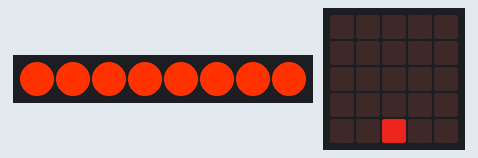
The program below on a simulated BBC micro:bit running MicroPython. On the bench: 8 RGB LEDs in strip order, left to right, the board's 5×5 LED display. Dim RGB values are drawn brighter than linear.

Above: at 5.04 s.
At 10.5 s:
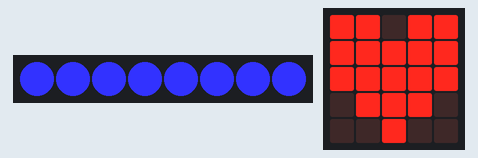
At 12.0 s:
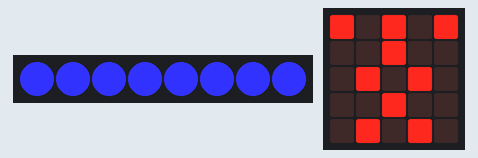
At 14.0 s:
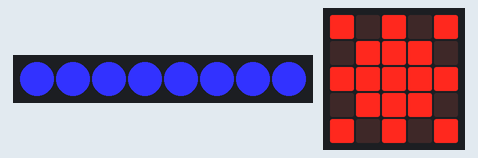
At 27.0 s:
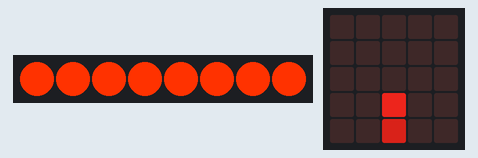
At 36.1 s:
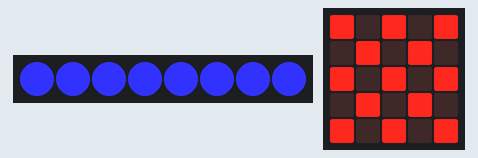
Timing chart, 0 to 38.5 s (numbered marks = the images above):
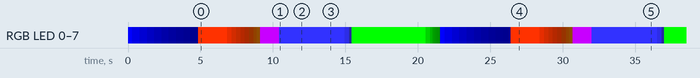

The program:

Part2.py
```python
from microbit import display, Image, sleep, pin0
import neopixel

np = neopixel.NeoPixel(pin0, 8)

def fade(time):
    for x in range(0, 5):
        for y in range(0, 5):
            b = display.get_pixel(x, y)
            if b > 0:
                display.set_pixel(x, y, b-1)
            sleep(time)

def turn_on(colour):
    for pixel in range(0, len(np)):
        np[pixel] = (colour[0], colour[1], colour[2])
    np.show()

def convert(integer):
    new = int(integer-3*(integer//10))
    integer = 0 if new < 5 else new
    return integer

def fade_np(colour):
    return (convert(colour[0]), convert(colour[1]), convert(colour[2]))

adrian =    [Image("00900:09090:09990:90909:90909"),
             Image("90909:09990:90909:00900:09090"),
             Image("90909:09990:99999:09990:90909")]
harris =    [Image("00000:00000:00000:00000:00700"),
             Image("00000:00000:00000:00700:00500"),
             Image("00000:00000:00900:00500:00300"),
             Image("00000:08880:08780:08880:00000"),
             Image("80808:07770:87678:07770:80808")]
maya =      [Image("97531:70000:50000:30000:10000"),
             Image("00000:0753:07000:05000:03000"),
             Image("00000:00000:00975:00700:00500"),
             Image("00000:00000:00000:00097:00070"),
             Image("00000:00000:00000:00000:00009")]
james =     [Image("99099:99999:99999:09990:00900"),
             Image("90909:09990:90909:09990:00900"),
             Image("00900:09090:90909:09990:00900"),
             Image("90909:00900:09090:00900:09090"),
             Image("00909:00990:09900:99090:90009"),
             Image("90909:09990:99999:09990:90909"),
             Image("09090:90909:09990:90909:09090"),
             Image("90909:09990:99999:09990:90909"),
             Image("90909:09090:90909:09090:90909")]
jacob =     [Image("00000:00000:00000:00000:00100"),
             Image("00000:00000:00000:00100:00200"),
             Image("00000:00000:00000:00200:00300"),
             Image("00000:00000:00000:00300:00400"),
             Image("00000:00000:00000:00400:00500"),
             Image("00000:00000:00000:00500:00600"),
             Image("00000:00000:00000:00600:00500"),
             Image("00000:00000:00000:00700:00400"),
             Image("00000:00000:00000:00800:00300"),
             Image("00000:00000:00000:00900:00000"),
             Image("00000:00000:00900:00900:00000"),
             Image("00000:00000:00900:00900:00000"),
             Image("00000:00000:00900:00800:00000"),
             Image("00000:00000:00900:00500:00000"),
             Image("00000:00500:00900:00000:00000"),
             Image("00000:00700:00900:00000:00000"),
             Image("00000:07970:00800:30003:00000"),
             Image("00900:04740:00500:40006:00000"),
             Image("00000:00700:00900:00500:00000"),
             Image("00900:00700:00900:00000:00000"),
             Image("00800:00700:00900:00000:00000"),
             Image("05050:50505:05050:00000:00000"),
             Image("05050:50505:05050:50050:00500"),
             Image("05050:50505:05050:50505:05050"),
             Image("05050:50505:05050:05050:50505"),
             Image("50505:05050:50505:50505:05050"),
             Image("05050:50505:05050:05050:50505"),
             Image("05050:50505:05050:50505:05050"),
             Image("05050:50505:05050:05050:50505"),
             Image("50505:05050:50505:50505:05050"),
             Image("05050:50505:05050:05050:50505"),
             Image("50505:05050:50505:50505:05050"),
             Image("05050:50505:05050:05050:50505")]

purple = (200, 0, 255)
dark_blue = (0, 0, 255)
green = (0, 255, 0)
orange = (255, 50, 0)
blue = (50, 50, 255)

fireworks = {
             'adrian': (adrian, dark_blue, 100, 20),
             'harris': (harris, orange, 400, 10),
             'maya': (maya, purple, 250, 0),
             'james': (james, blue, 500, 2),
             'jacob': (jacob, green, 150, 5)
             }

while True:
    for thing in fireworks:
        design, colour, wait1, wait2 = fireworks[thing]
        lights = colour
        turn_on(lights)
        display.show(design, delay=wait1)
        for i in range(0, 9):
            lights = fade_np(lights)
            turn_on(lights)
            fade(wait2)
```

Measured:
- by itself, RGB LED 0–7: off → RGB(0, 0, 255) at 0.00 s, → RGB(0, 0, 180) 0.31 s later, → RGB(0, 0, 126) 0.50 s later, → RGB(0, 0, 90) 0.50 s later, … (54 changes in this stretch)
- what the display in image 0 shows lasts 0.4 s, from 4.8 s to 5.2 s
- what the display in image 1 shows lasts 0.5 s, from 10.4 s to 10.9 s
